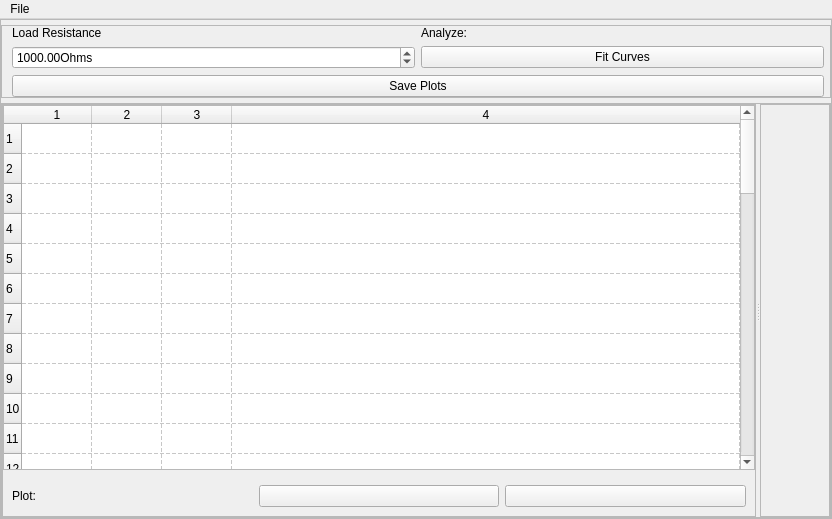
<?xml version="1.0" encoding="UTF-8"?>
<ui version="4.0">
    <class>MainWindow</class>
    <widget class="QMainWindow" name="MainWindow">
        <property name="geometry">
            <rect>
                <x>0</x>
                <y>0</y>
                <width>832</width>
                <height>519</height>
            </rect>
        </property>
        <property name="windowTitle">
            <string>MainWindow</string>
        </property>
        <widget class="QWidget" name="centralwidget">
            <layout class="QGridLayout" name="gridLayout_3">
                <property name="margin">
                    <number>0</number>
                </property>
                <item row="0" column="0">
                    <widget class="QFrame" name="widgetFrameOuter">
                        <property name="sizePolicy">
                            <sizepolicy hsizetype="Preferred" vsizetype="Preferred">
                                <horstretch>0</horstretch>
                                <verstretch>0</verstretch>
                            </sizepolicy>
                        </property>
                        <property name="styleSheet">
                            <string notr="true"/>
                        </property>
                        <property name="frameShape">
                            <enum>QFrame::StyledPanel</enum>
                        </property>
                        <property name="frameShadow">
                            <enum>QFrame::Raised</enum>
                        </property>
                        <property name="class" stdset="0">
                            <string>PeripheralCollection</string>
                        </property>
                        <layout class="QVBoxLayout" name="verticalLayout_3">
                            <property name="spacing">
                                <number>5</number>
                            </property>
                            <property name="leftMargin">
                                <number>0</number>
                            </property>
                            <property name="topMargin">
                                <number>5</number>
                            </property>
                            <property name="rightMargin">
                                <number>0</number>
                            </property>
                            <property name="bottomMargin">
                                <number>0</number>
                            </property>
                            <item>
                                <widget class="QFrame" name="frame">
                                    <property name="frameShape">
                                        <enum>QFrame::StyledPanel</enum>
                                    </property>
                                    <property name="frameShadow">
                                        <enum>QFrame::Raised</enum>
                                    </property>
                                    <layout class="QGridLayout" name="gridLayout" columnstretch="2,2,5">
                                        <property name="leftMargin">
                                            <number>10</number>
                                        </property>
                                        <property name="topMargin">
                                            <number>0</number>
                                        </property>
                                        <property name="rightMargin">
                                            <number>0</number>
                                        </property>
                                        <property name="bottomMargin">
                                            <number>0</number>
                                        </property>
                                        <item row="0" column="0">
                                            <widget class="QLabel" name="label">
                                                <property name="sizePolicy">
                                                    <sizepolicy hsizetype="Preferred" vsizetype="Maximum">
                                                        <horstretch>0</horstretch>
                                                        <verstretch>0</verstretch>
                                                    </sizepolicy>
                                                </property>
                                                <property name="text">
                                                    <string>Load Resistance</string>
                                                </property>
                                            </widget>
                                        </item>
                                        <item row="0" column="1">
                                            <widget class="QLabel" name="analysisLabel">
                                                <property name="text">
                                                    <string>Analyze:</string>
                                                </property>
                                            </widget>
                                        </item>
                                        <item row="1" column="1">
                                            <widget class="QPushButton" name="pushButton">
                                                <property name="text">
                                                    <string>Fit Curves</string>
                                                </property>
                                            </widget>
                                        </item>
                                        <item row="0" column="2" rowspan="3">
                                            <layout class="QHBoxLayout" name="WidgetLayout" stretch="0">
                                                <item>
                                                    <widget class="QFrame" name="frame_4">
                                                        <property name="sizePolicy">
                                                            <sizepolicy hsizetype="Maximum" vsizetype="Preferred">
                                                                <horstretch>0</horstretch>
                                                                <verstretch>0</verstretch>
                                                            </sizepolicy>
                                                        </property>
                                                        <property name="frameShape">
                                                            <enum>QFrame::NoFrame</enum>
                                                        </property>
                                                        <property name="frameShadow">
                                                            <enum>QFrame::Raised</enum>
                                                        </property>
                                                        <layout class="QHBoxLayout" name="horizontalLayout">
                                                            <property name="margin">
                                                                <number>0</number>
                                                            </property>
                                                        </layout>
                                                    </widget>
                                                </item>
                                            </layout>
                                        </item>
                                        <item row="1" column="0">
                                            <widget class="QDoubleSpinBox" name="resistance">
                                                <property name="sizePolicy">
                                                    <sizepolicy hsizetype="Minimum" vsizetype="Maximum">
                                                        <horstretch>0</horstretch>
                                                        <verstretch>0</verstretch>
                                                    </sizepolicy>
                                                </property>
                                                <property name="suffix">
                                                    <string>Ohms</string>
                                                </property>
                                                <property name="maximum">
                                                    <double>10000.000000000000000</double>
                                                </property>
                                                <property name="value">
                                                    <double>1000.000000000000000</double>
                                                </property>
                                            </widget>
                                        </item>
                                        <item row="2" column="0" colspan="2">
                                            <widget class="QPushButton" name="pushButton_2">
                                                <property name="text">
                                                    <string>Save Plots</string>
                                                </property>
                                            </widget>
                                        </item>
                                    </layout>
                                </widget>
                            </item>
                            <item>
                                <widget class="QFrame" name="frame_2">
                                    <property name="sizePolicy">
                                        <sizepolicy hsizetype="Preferred" vsizetype="MinimumExpanding">
                                            <horstretch>0</horstretch>
                                            <verstretch>0</verstretch>
                                        </sizepolicy>
                                    </property>
                                    <property name="minimumSize">
                                        <size>
                                            <width>0</width>
                                            <height>50</height>
                                        </size>
                                    </property>
                                    <property name="frameShape">
                                        <enum>QFrame::StyledPanel</enum>
                                    </property>
                                    <property name="frameShadow">
                                        <enum>QFrame::Raised</enum>
                                    </property>
                                    <property name="class" stdset="0">
                                        <string>PeripheralCollectionInner</string>
                                    </property>
                                    <layout class="QHBoxLayout" name="horizontalLayout_2">
                                        <property name="spacing">
                                            <number>0</number>
                                        </property>
                                        <property name="margin">
                                            <number>0</number>
                                        </property>
                                        <item>
                                            <widget class="QSplitter" name="splitter">
                                                <property name="orientation">
                                                    <enum>Qt::Horizontal</enum>
                                                </property>
                                                <widget class="QFrame" name="frame_3">
                                                    <property name="sizePolicy">
                                                        <sizepolicy hsizetype="Maximum" vsizetype="Preferred">
                                                            <horstretch>0</horstretch>
                                                            <verstretch>0</verstretch>
                                                        </sizepolicy>
                                                    </property>
                                                    <property name="minimumSize">
                                                        <size>
                                                            <width>300</width>
                                                            <height>0</height>
                                                        </size>
                                                    </property>
                                                    <property name="frameShape">
                                                        <enum>QFrame::StyledPanel</enum>
                                                    </property>
                                                    <property name="frameShadow">
                                                        <enum>QFrame::Raised</enum>
                                                    </property>
                                                    <layout class="QVBoxLayout" name="verticalLayout_2">
                                                        <property name="margin">
                                                            <number>0</number>
                                                        </property>
                                                        <item>
                                                            <widget class="QTableWidget" name="resultsTable">
                                                                <property name="sizePolicy">
                                                                    <sizepolicy hsizetype="Preferred"
                                                                                vsizetype="Expanding">
                                                                        <horstretch>0</horstretch>
                                                                        <verstretch>0</verstretch>
                                                                    </sizepolicy>
                                                                </property>
                                                                <property name="autoScrollMargin">
                                                                    <number>10</number>
                                                                </property>
                                                                <property name="textElideMode">
                                                                    <enum>Qt::ElideRight</enum>
                                                                </property>
                                                                <property name="gridStyle">
                                                                    <enum>Qt::DashLine</enum>
                                                                </property>
                                                                <property name="sortingEnabled">
                                                                    <bool>false</bool>
                                                                </property>
                                                                <property name="rowCount">
                                                                    <number>50</number>
                                                                </property>
                                                                <property name="columnCount">
                                                                    <number>4</number>
                                                                </property>
                                                                <attribute
                                                                        name="horizontalHeaderCascadingSectionResizes">
                                                                    <bool>true</bool>
                                                                </attribute>
                                                                <attribute name="horizontalHeaderDefaultSectionSize">
                                                                    <number>70</number>
                                                                </attribute>
                                                                <attribute name="horizontalHeaderMinimumSectionSize">
                                                                    <number>70</number>
                                                                </attribute>
                                                                <attribute name="horizontalHeaderShowSortIndicator"
                                                                           stdset="0">
                                                                    <bool>false</bool>
                                                                </attribute>
                                                                <attribute name="horizontalHeaderStretchLastSection">
                                                                    <bool>true</bool>
                                                                </attribute>
                                                                <attribute name="verticalHeaderStretchLastSection">
                                                                    <bool>true</bool>
                                                                </attribute>
                                                                <row/>
                                                                <row/>
                                                                <row/>
                                                                <row/>
                                                                <row/>
                                                                <row/>
                                                                <row/>
                                                                <row/>
                                                                <row/>
                                                                <row/>
                                                                <row/>
                                                                <row/>
                                                                <row/>
                                                                <row/>
                                                                <row/>
                                                                <row/>
                                                                <row/>
                                                                <row/>
                                                                <row/>
                                                                <row/>
                                                                <row/>
                                                                <row/>
                                                                <row/>
                                                                <row/>
                                                                <row/>
                                                                <row/>
                                                                <row/>
                                                                <row/>
                                                                <row/>
                                                                <row/>
                                                                <row/>
                                                                <row/>
                                                                <row/>
                                                                <row/>
                                                                <row/>
                                                                <row/>
                                                                <row/>
                                                                <row/>
                                                                <row/>
                                                                <row/>
                                                                <row/>
                                                                <row/>
                                                                <row/>
                                                                <row/>
                                                                <row/>
                                                                <row/>
                                                                <row/>
                                                                <row/>
                                                                <row/>
                                                                <row/>
                                                                <column/>
                                                                <column/>
                                                                <column/>
                                                                <column/>
                                                            </widget>
                                                        </item>
                                                        <item>
                                                            <widget class="QFrame" name="frame_6">
                                                                <property name="sizePolicy">
                                                                    <sizepolicy hsizetype="Preferred"
                                                                                vsizetype="Preferred">
                                                                        <horstretch>0</horstretch>
                                                                        <verstretch>0</verstretch>
                                                                    </sizepolicy>
                                                                </property>
                                                                <property name="frameShape">
                                                                    <enum>QFrame::NoFrame</enum>
                                                                </property>
                                                                <property name="frameShadow">
                                                                    <enum>QFrame::Raised</enum>
                                                                </property>
                                                                <layout class="QHBoxLayout" name="horizontalLayout_3">
                                                                    <item>
                                                                        <widget class="QLabel" name="label_3">
                                                                            <property name="text">
                                                                                <string>Plot:</string>
                                                                            </property>
                                                                        </widget>
                                                                    </item>
                                                                    <item>
                                                                        <widget class="QPushButton" name="plotAButton">
                                                                            <property name="text">
                                                                                <string/>
                                                                            </property>
                                                                        </widget>
                                                                    </item>
                                                                    <item>
                                                                        <widget class="QPushButton" name="plotBButton">
                                                                            <property name="text">
                                                                                <string/>
                                                                            </property>
                                                                        </widget>
                                                                    </item>
                                                                </layout>
                                                            </widget>
                                                        </item>
                                                    </layout>
                                                </widget>
                                                <widget class="QScrollArea" name="scrollArea">
                                                    <property name="sizePolicy">
                                                        <sizepolicy hsizetype="Preferred" vsizetype="Expanding">
                                                            <horstretch>0</horstretch>
                                                            <verstretch>0</verstretch>
                                                        </sizepolicy>
                                                    </property>
                                                    <property name="widgetResizable">
                                                        <bool>true</bool>
                                                    </property>
                                                    <widget class="QWidget" name="scrollAreaWidgetContents">
                                                        <property name="geometry">
                                                            <rect>
                                                                <x>0</x>
                                                                <y>0</y>
                                                                <width>76</width>
                                                                <height>393</height>
                                                            </rect>
                                                        </property>
                                                        <layout class="QGridLayout" name="gridLayout_4">
                                                            <property name="margin">
                                                                <number>2</number>
                                                            </property>
                                                            <property name="spacing">
                                                                <number>2</number>
                                                            </property>
                                                            <item row="0" column="0">
                                                                <layout class="QGridLayout" name="plot_area"/>
                                                            </item>
                                                        </layout>
                                                    </widget>
                                                </widget>
                                            </widget>
                                        </item>
                                    </layout>
                                </widget>
                            </item>
                        </layout>
                    </widget>
                </item>
            </layout>
        </widget>
        <widget class="QMenuBar" name="menubar">
            <property name="geometry">
                <rect>
                    <x>0</x>
                    <y>0</y>
                    <width>832</width>
                    <height>25</height>
                </rect>
            </property>
            <widget class="QMenu" name="menuFile">
                <property name="title">
                    <string>File</string>
                </property>
                <addaction name="actionSave_as"/>
            </widget>
            <addaction name="menuFile"/>
        </widget>
        <action name="actionSave_as">
            <property name="text">
                <string>save as</string>
            </property>
            <property name="shortcut">
                <string>Ctrl+S</string>
            </property>
        </action>
    </widget>
    <resources/>
    <connections>
        <connection>
            <sender>pushButton</sender>
            <signal>clicked()</signal>
            <receiver>MainWindow</receiver>
            <slot>fit()</slot>
            <hints>
                <hint type="sourcelabel">
                    <x>281</x>
                    <y>68</y>
                </hint>
                <hint type="destinationlabel">
                    <x>-19</x>
                    <y>142</y>
                </hint>
            </hints>
        </connection>
        <connection>
            <sender>plotAButton</sender>
            <signal>clicked()</signal>
            <receiver>MainWindow</receiver>
            <slot>plotA()</slot>
            <hints>
                <hint type="sourcelabel">
                    <x>492</x>
                    <y>506</y>
                </hint>
                <hint type="destinationlabel">
                    <x>281</x>
                    <y>542</y>
                </hint>
            </hints>
        </connection>
        <connection>
            <sender>plotBButton</sender>
            <signal>clicked()</signal>
            <receiver>MainWindow</receiver>
            <slot>plotB()</slot>
            <hints>
                <hint type="sourcelabel">
                    <x>735</x>
                    <y>506</y>
                </hint>
                <hint type="destinationlabel">
                    <x>358</x>
                    <y>541</y>
                </hint>
            </hints>
        </connection>
        <connection>
            <sender>actionSave_as</sender>
            <signal>triggered()</signal>
            <receiver>MainWindow</receiver>
            <slot>saveFile()</slot>
            <hints>
                <hint type="sourcelabel">
                    <x>-1</x>
                    <y>-1</y>
                </hint>
                <hint type="destinationlabel">
                    <x>415</x>
                    <y>259</y>
                </hint>
            </hints>
        </connection>
        <connection>
            <sender>pushButton_2</sender>
            <signal>clicked()</signal>
            <receiver>MainWindow</receiver>
            <slot>savePlots()</slot>
            <hints>
                <hint type="sourcelabel">
                    <x>779</x>
                    <y>68</y>
                </hint>
                <hint type="destinationlabel">
                    <x>747</x>
                    <y>-8</y>
                </hint>
            </hints>
        </connection>
    </connections>
    <slots>
        <slot>delete_curve()</slot>
        <slot>fit()</slot>
        <slot>plotA()</slot>
        <slot>plotB()</slot>
        <slot>saveFile()</slot>
        <slot>savePlots()</slot>
    </slots>
</ui>
